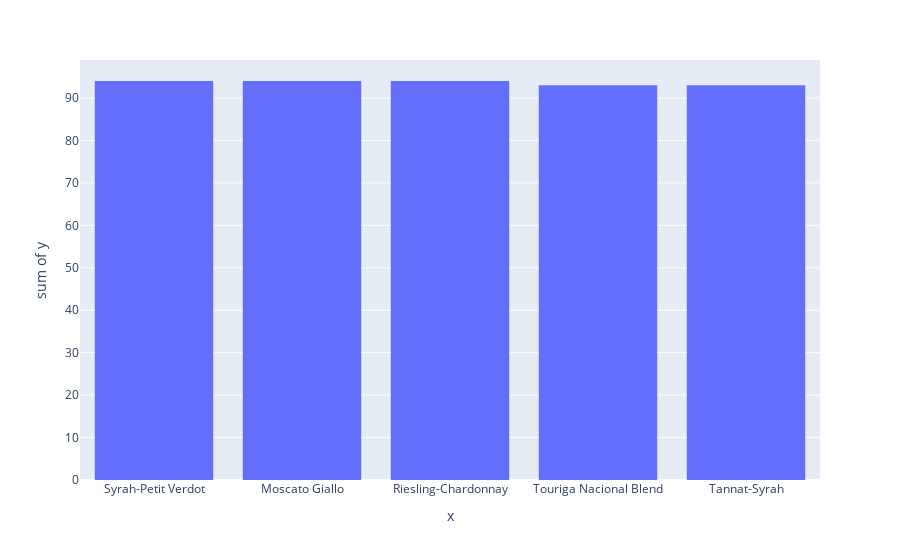

The notebook cell this image was saved under:
### Code cell
### average scores by grape variety
wine_c = wines[wines['country']=='US']
grapescore = wine_c.groupby('variety')['points'].mean().sort_values(ascending=False)
fig3 = px.histogram(grapescore[:5], x=grapescore.index[:5], y=grapescore.values[:5])
fig3.show()

### Figure 1 — Plotly figure (JSON) as saved in the notebook; plotly's stock layout.template omitted (floating-point values rounded to 4 significant figures)
{"data": [{"alignmentgroup": "True", "bingroup": "x", "histfunc": "sum", "hovertemplate": "x=%{x}<br>sum of y=%{y}<extra></extra>", "legendgroup": "", "marker": {"color": "#636efa", "pattern": {"shape": ""}}, "name": "", "offsetgroup": "", "orientation": "v", "showlegend": false, "type": "histogram", "x": ["Syrah-Petit Verdot", "Moscato Giallo", "Riesling-Chardonnay", "Touriga Nacional Blend", "Tannat-Syrah"], "xaxis": "x", "y": [94, 94, 94, 93, 93], "yaxis": "y"}], "layout": {"barmode": "relative", "legend": {"tracegroupgap": 0}, "margin": {"t": 60}, "xaxis": {"anchor": "y", "domain": [0, 1], "title": {"text": "x"}}, "yaxis": {"anchor": "x", "domain": [0, 1], "title": {"text": "sum of y"}}}}
